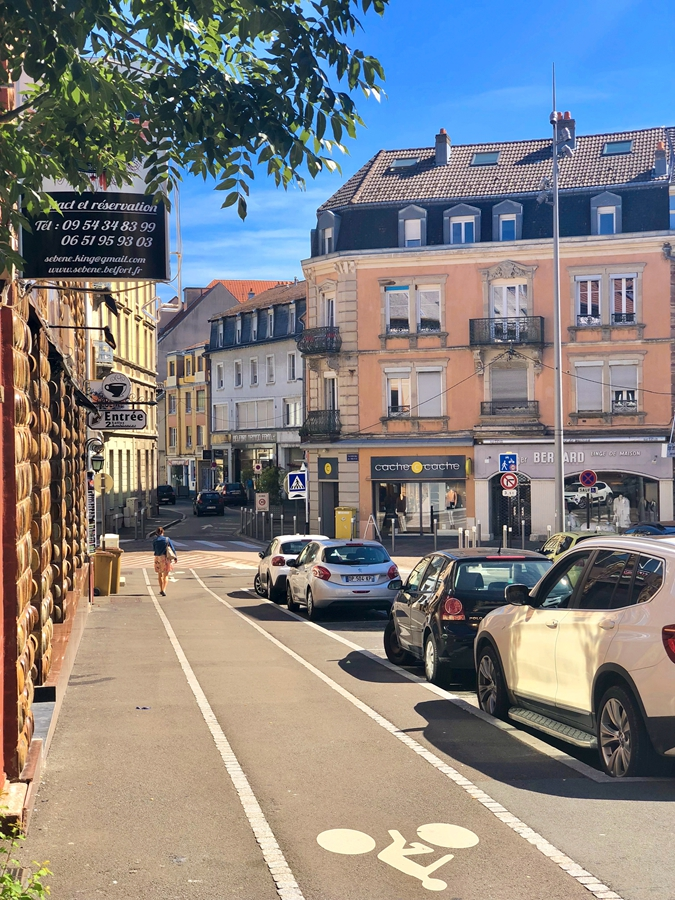
#> input picture 1.jpg, 675 x 900 px
$ jupyter execute --allow-errors '25 opencv 图片融合.ipynb'
#> lines starting #> are read from the running program, lines starting #| are printed output that depends on the picture
[cell 1]
import cv2
import numpy as np
img0 = cv2.imread('1.jpg',1)
#> img0 is the input picture: shape (900, 675, 3); mean B, G, R 130, 129.9, 131.7
img1 = cv2.imread('color_reverse.jpg',1)
imgInfo = img0.shape
#> imgInfo = (900, 675, 3)
height = imgInfo[0]
#> height = 900
width = imgInfo[1]
#> width = 675
#定义感兴趣范围
roiH = int(height/2)
#> roiH = 450
roiW = int(width/2)
#> roiW = 337
img0ROI = img0[0:roiH,0:roiW]
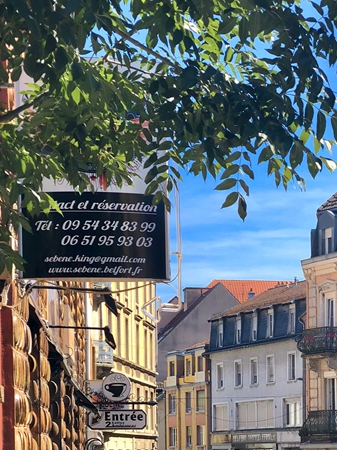
#> img0ROI: shape (450, 337, 3); mean B, G, R 112.3, 110.1, 100.9
#> (the rest of this cell did not finish here and is left out)
